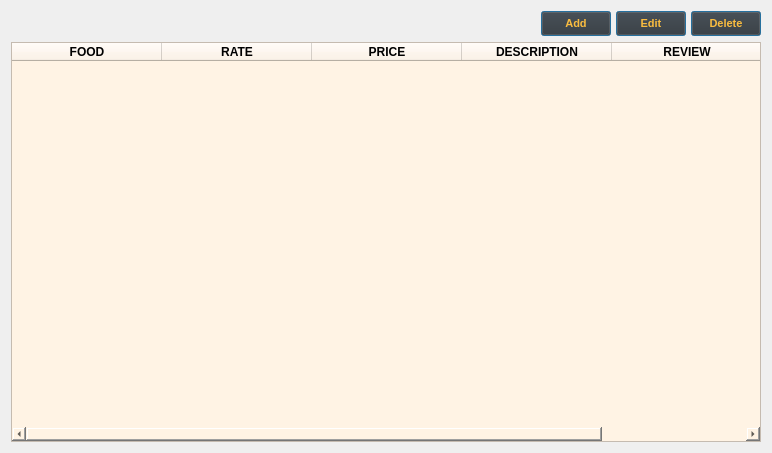
                    <widget class="QWidget" name="menu_page">
                     <layout class="QVBoxLayout" name="verticalLayout_47">
                      <item>
                       <layout class="QVBoxLayout" name="menu_verticalLayout">
                        <item>
                         <layout class="QHBoxLayout" name="horizontalLayout_22">
                          <property name="spacing">
                           <number>5</number>
                          </property>
                          <property name="sizeConstraint">
                           <enum>QLayout::SetFixedSize</enum>
                          </property>
                          <item>
                           <widget class="QPushButton" name="menupage_filter_button">
                            <property name="styleSheet">
                             <string notr="true" />
                            </property>
                            <property name="text">
                             <string />
                            </property>
                            <property name="icon">
                             <iconset>
                              <normaloff>../image/ic_filter24.png</normaloff>../image/ic_filter24.png</iconset>
                            </property>
                            <property name="iconSize">
                             <size>
                              <width>30</width>
                              <height>20</height>
                             </size>
                            </property>
                            <property name="shortcut">
                             <string />
                            </property>
                            <property name="autoDefault">
                             <bool>false</bool>
                            </property>
                            <property name="default">
                             <bool>false</bool>
                            </property>
                            <property name="flat">
                             <bool>true</bool>
                            </property>
                           </widget>
                          </item>
                          <item>
                           <spacer name="horizontalSpacer_9">
                            <property name="orientation">
                             <enum>Qt::Horizontal</enum>
                            </property>
                            <property name="sizeHint" stdset="0">
                             <size>
                              <width>40</width>
                              <height>20</height>
                             </size>
                            </property>
                           </spacer>
                          </item>
                          <item>
                           <widget class="QPushButton" name="menupage_add_button">
                            <property name="sizePolicy">
                             <sizepolicy hsizetype="Fixed" vsizetype="Fixed">
                              <horstretch>0</horstretch>
                              <verstretch>0</verstretch>
                             </sizepolicy>
                            </property>
                            <property name="minimumSize">
                             <size>
                              <width>70</width>
                              <height>25</height>
                             </size>
                            </property>
                            <property name="maximumSize">
                             <size>
                              <width>70</width>
                              <height>25</height>
                             </size>
                            </property>
                            <property name="font">
                             <font>
                              <family>MS Shell Dlg 2</family>
                              <pointsize>8</pointsize>
                              <weight>75</weight>
                              <italic>false</italic>
                              <bold>true</bold>
                             </font>
                            </property>
                            <property name="toolTip">
                             <string>&lt;html&gt;&lt;head/&gt;&lt;body&gt;&lt;p&gt;Add a new menu item&lt;br/&gt;&lt;/p&gt;&lt;/body&gt;&lt;/html&gt;</string>
                            </property>
                            <property name="styleSheet">
                             <string notr="true">color: #FABC3F;background-color: #343131;</string>
                            </property>
                            <property name="text">
                             <string>Add</string>
                            </property>
                            <property name="default">
                             <bool>true</bool>
                            </property>
                            <property name="flat">
                             <bool>false</bool>
                            </property>
                           </widget>
                          </item>
                          <item>
                           <widget class="QPushButton" name="menupage_edit_button">
                            <property name="sizePolicy">
                             <sizepolicy hsizetype="Fixed" vsizetype="Fixed">
                              <horstretch>0</horstretch>
                              <verstretch>0</verstretch>
                             </sizepolicy>
                            </property>
                            <property name="minimumSize">
                             <size>
                              <width>70</width>
                              <height>25</height>
                             </size>
                            </property>
                            <property name="maximumSize">
                             <size>
                              <width>70</width>
                              <height>25</height>
                             </size>
                            </property>
                            <property name="font">
                             <font>
                              <family>MS Shell Dlg 2</family>
                              <pointsize>8</pointsize>
                              <weight>75</weight>
                              <italic>false</italic>
                              <bold>true</bold>
                             </font>
                            </property>
                            <property name="toolTip">
                             <string>&lt;html&gt;&lt;head/&gt;&lt;body&gt;&lt;p&gt;Select a menu item to edit&lt;/p&gt;&lt;/body&gt;&lt;/html&gt;</string>
                            </property>
                            <property name="styleSheet">
                             <string notr="true">color: #FABC3F;background-color: #343131;</string>
                            </property>
                            <property name="text">
                             <string>Edit</string>
                            </property>
                            <property name="default">
                             <bool>true</bool>
                            </property>
                            <property name="flat">
                             <bool>false</bool>
                            </property>
                           </widget>
                          </item>
                          <item>
                           <widget class="QPushButton" name="menupage_delete_button">
                            <property name="sizePolicy">
                             <sizepolicy hsizetype="Fixed" vsizetype="Fixed">
                              <horstretch>0</horstretch>
                              <verstretch>0</verstretch>
                             </sizepolicy>
                            </property>
                            <property name="minimumSize">
                             <size>
                              <width>70</width>
                              <height>25</height>
                             </size>
                            </property>
                            <property name="maximumSize">
                             <size>
                              <width>70</width>
                              <height>25</height>
                             </size>
                            </property>
                            <property name="font">
                             <font>
                              <family>MS Shell Dlg 2</family>
                              <pointsize>8</pointsize>
                              <weight>75</weight>
                              <italic>false</italic>
                              <bold>true</bold>
                             </font>
                            </property>
                            <property name="toolTip">
                             <string>&lt;html&gt;&lt;head/&gt;&lt;body&gt;&lt;p&gt;&lt;span style=" font-weight:600;"&gt;Select a menu item to delete&lt;/span&gt;&lt;/p&gt;&lt;/body&gt;&lt;/html&gt;</string>
                            </property>
                            <property name="styleSheet">
                             <string notr="true">color: #FABC3F;background-color: #343131;</string>
                            </property>
                            <property name="text">
                             <string>Delete</string>
                            </property>
                            <property name="default">
                             <bool>true</bool>
                            </property>
                            <property name="flat">
                             <bool>false</bool>
                            </property>
                           </widget>
                          </item>
                         </layout>
                        </item>
                        <item>
                         <widget class="QTableWidget" name="menupage_tableWidget">
                          <property name="sizePolicy">
                           <sizepolicy hsizetype="Fixed" vsizetype="Fixed">
                            <horstretch>0</horstretch>
                            <verstretch>0</verstretch>
                           </sizepolicy>
                          </property>
                          <property name="minimumSize">
                           <size>
                            <width>750</width>
                            <height>400</height>
                           </size>
                          </property>
                          <property name="maximumSize">
                           <size>
                            <width>16777215</width>
                            <height>167772</height>
                           </size>
                          </property>
                          <property name="font">
                           <font>
                            <weight>50</weight>
                            <bold>false</bold>
                           </font>
                          </property>
                          <property name="styleSheet">
                           <string notr="true">background-color: rgb(255, 243, 228);</string>
                          </property>
                          <attribute name="horizontalHeaderDefaultSectionSize">
                           <number>150</number>
                          </attribute>
                          <attribute name="verticalHeaderCascadingSectionResizes">
                           <bool>false</bool>
                          </attribute>
                          <attribute name="verticalHeaderMinimumSectionSize">
                           <number>30</number>
                          </attribute>
                          <attribute name="verticalHeaderShowSortIndicator" stdset="0">
                           <bool>false</bool>
                          </attribute>
                          <column>
                           <property name="text">
                            <string>FOOD</string>
                           </property>
                           <property name="font">
                            <font>
                             <weight>75</weight>
                             <bold>true</bold>
                            </font>
                           </property>
                           <property name="textAlignment">
                            <set>AlignCenter</set>
                           </property>
                           <property name="background">
                            <color>
                             <red>255</red>
                             <green>134</green>
                             <blue>47</blue>
                            </color>
                           </property>
                          </column>
                          <column>
                           <property name="text">
                            <string>RATE</string>
                           </property>
                           <property name="font">
                            <font>
                             <weight>75</weight>
                             <bold>true</bold>
                            </font>
                           </property>
                           <property name="textAlignment">
                            <set>AlignCenter</set>
                           </property>
                           <property name="background">
                            <color>
                             <red>255</red>
                             <green>134</green>
                             <blue>47</blue>
                            </color>
                           </property>
                          </column>
                          <column>
                           <property name="text">
                            <string>PRICE</string>
                           </property>
                           <property name="font">
                            <font>
                             <weight>75</weight>
                             <bold>true</bold>
                            </font>
                           </property>
                           <property name="textAlignment">
                            <set>AlignCenter</set>
                           </property>
                           <property name="background">
                            <color>
                             <red>255</red>
                             <green>134</green>
                             <blue>47</blue>
                            </color>
                           </property>
                          </column>
                          <column>
                           <property name="text">
                            <string>DESCRIPTION</string>
                           </property>
                           <property name="font">
                            <font>
                             <weight>75</weight>
                             <bold>true</bold>
                            </font>
                           </property>
                           <property name="textAlignment">
                            <set>AlignCenter</set>
                           </property>
                           <property name="background">
                            <color>
                             <red>255</red>
                             <green>134</green>
                             <blue>47</blue>
                            </color>
                           </property>
                          </column>
                          <column>
                           <property name="text">
                            <string>REVIEW</string>
                           </property>
                           <property name="font">
                            <font>
                             <weight>75</weight>
                             <bold>true</bold>
                            </font>
                           </property>
                           <property name="textAlignment">
                            <set>AlignCenter</set>
                           </property>
                           <property name="background">
                            <color>
                             <red>255</red>
                             <green>134</green>
                             <blue>47</blue>
                            </color>
                           </property>
                          </column>
                         </widget>
                        </item>
                       </layout>
                      </item>
                     </layout>
                    </widget>
